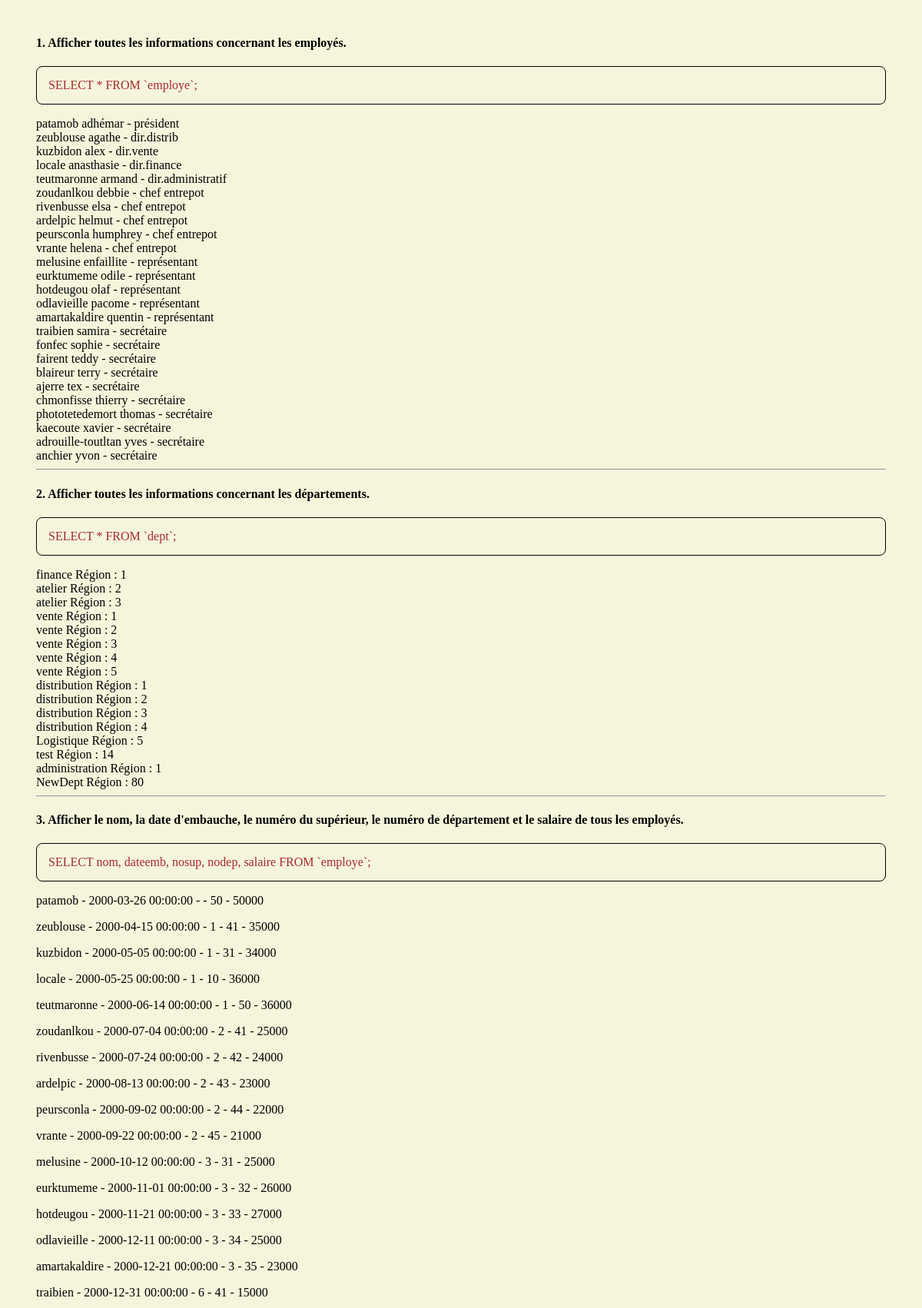
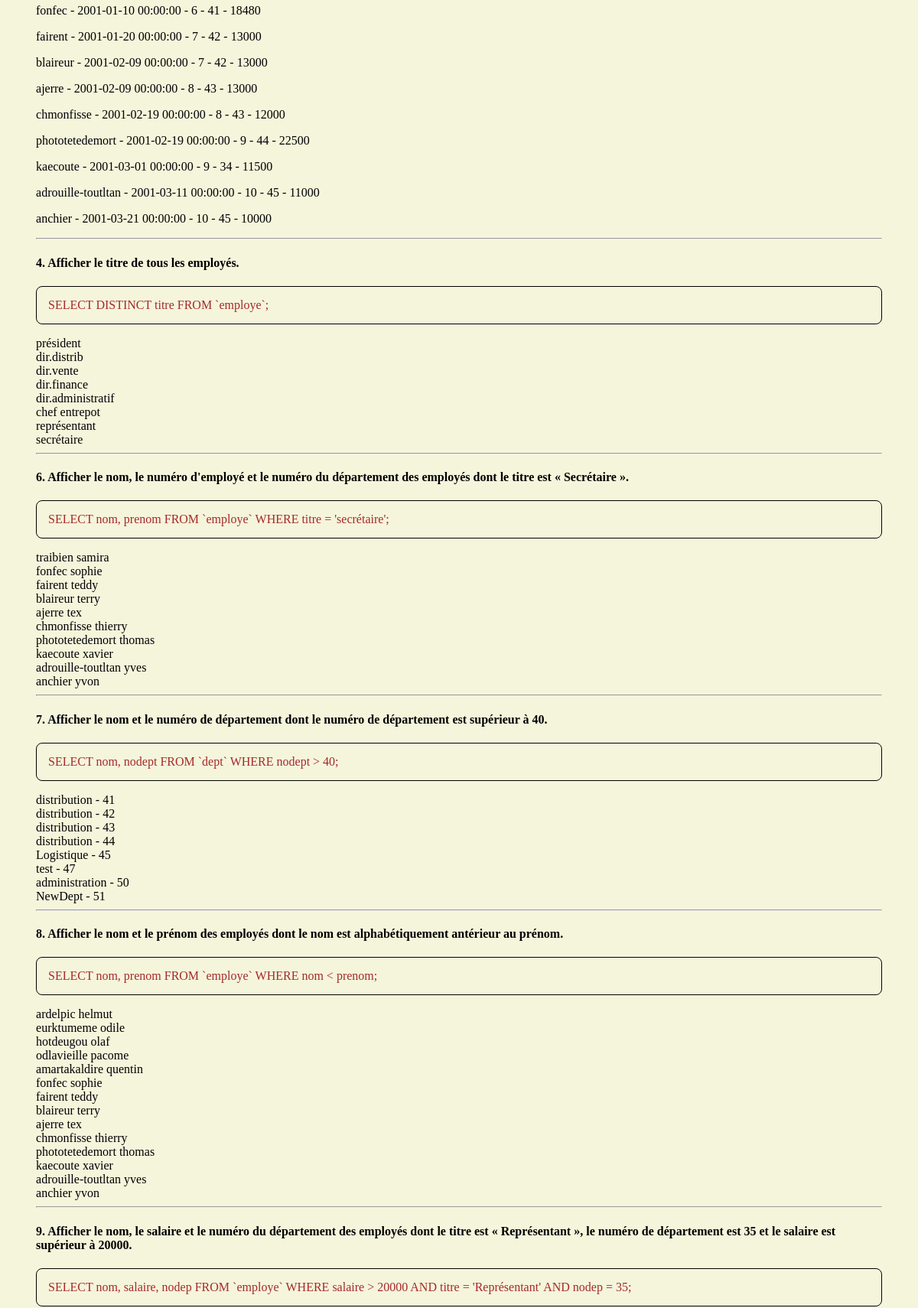
The page /sql/phase1.php (upper part) on the database its author committed (2 pictures, top to bottom).
### tables this page shows
CREATE TABLE `employe` (
  `noemp` int(11) NOT NULL,
  `nom` varchar(50) NOT NULL,
  `prenom` varchar(50) NOT NULL,
  `dateemb` datetime NOT NULL,
  `nosup` varchar(50) DEFAULT NULL,
  `titre` varchar(50) NOT NULL,
  `nodep` varchar(50) NOT NULL,
  `salaire` decimal(18,0) NOT NULL,
  `tauxcom` decimal(18,0) DEFAULT NULL
);

CREATE TABLE `dept` (
  `nodept` varchar(50) NOT NULL,
  `nom` varchar(50) NOT NULL,
  `noregion` varchar(50) NOT NULL
);

### sql/phase1.php (the view, shortened to what this page needs)
<?php require_once __DIR__.'/assets/php/connect.php'; ?>
<!DOCTYPE html>
<html lang="fr">
<head>
    <link rel="stylesheet" href="assets/css/style.css">
</head>
<body>
    <?php
    function employe($where) {
        global $mysqlClient;
        $sqlQueryy = "SELECT * FROM `employe` $where";
        $employeStatement = $mysqlClient->prepare($sqlQueryy);
        $employeStatement->execute();
        $employeList = $employeStatement->fetchAll();
        return $employeList;
    }
    echo '<h4>1. Afficher toutes les informations concernant les employés. </h4>';
    echo '<p class="sql"> SELECT * FROM `employe`; </p>';
    $sqlQueryy = "SELECT * FROM `employe`";
    $employeStatement = $mysqlClient->prepare($sqlQueryy);
    $employeStatement->execute();
    $employeList = $employeStatement->fetchAll();
    foreach ($employeList as $employe) {
        echo $employe["nom"] . ' ' . $employe['prenom'] . ' - ' . $employe['titre'] . '</br>';
    }
    echo '<hr> <h4>2. Afficher toutes les informations concernant les départements.</h4>';
    echo '<p class="sql">SELECT * FROM `dept`;</p>';
    $sqlQueryy = "SELECT * FROM `dept`";
    $deptStatement = $mysqlClient->prepare($sqlQueryy);
    $deptStatement->execute();
    $deptList = $deptStatement->fetchAll();
    foreach ($deptList as $dept) {
        echo $dept["nom"] . ' Région : ' . $dept['noregion'] . '</br>';
    }
    echo '<hr> <h4>3. Afficher le nom, la date d\'embauche, le numéro du supérieur, le numéro de département et le salaire de tous les employés. </h4>';
    echo '<p class="sql">SELECT nom, dateemb, nosup, nodep, salaire FROM `employe`;</p>';
    $sqlQueryy = "SELECT nom, dateemb, nosup, nodep, salaire FROM `employe`";
    $deptdeuxStatement = $mysqlClient->prepare($sqlQueryy);
    $deptdeuxStatement->execute();
    $deptListdeux = $deptdeuxStatement->fetchAll();
    foreach ($deptListdeux as $deptLd) {
        echo '<p>' . $deptLd['nom'] . ' - ' . $deptLd["dateemb"] . ' - ' . $deptLd['nosup'] . ' - ' . $deptLd['nodep'] . ' - ' . $deptLd['salaire'] ;
    }
    echo '<hr><h4>4. Afficher le titre de tous les employés.</h4>';
    echo '<p class="sql">SELECT DISTINCT titre FROM `employe`;</p>';
    $sqlQueryy = "SELECT DISTINCT titre FROM `employe`";
    $titreempStatement = $mysqlClient->prepare($sqlQueryy);
    $titreempStatement->execute();
    $titreemp = $titreempStatement->fetchAll();
    foreach ($titreemp as $tem) {
        echo $tem['titre'] . '</br>';
    }
    echo '<hr><h4>6. Afficher le nom, le numéro d\'employé et le numéro du
    département des employés dont le titre est « Secrétaire ».</h4>';
    echo '<p class="sql">SELECT nom, prenom FROM `employe` WHERE titre = \'secrétaire\';</p>';
    $secretaire = employe("WHERE titre = 'secrétaire'");
    foreach ($secretaire as $scr) {
        echo $scr['nom'] . ' ' . $scr['prenom'] . '</br>';
    }
    echo '<hr> <h4>7. Afficher le nom et le numéro de département dont le numéro de
    département est supérieur à 40. </h4>';
    echo '<p class="sql">SELECT nom, nodept FROM `dept` WHERE nodept > 40;</p>';
    $sqlQueryy = "SELECT * FROM `dept` WHERE nodept > 40";
    $dept40Statement = $mysqlClient->prepare($sqlQueryy);
    $dept40Statement->execute();
    $dept40 = $dept40Statement->fetchAll();
    foreach ($dept40 as $de) {
        echo $de['nom'] . ' - ' . $de['nodept'] . '</br>';
    }
    echo '<hr><h4>8. Afficher le nom et le prénom des employés dont le nom est
    alphabétiquement antérieur au prénom. </h4>';
    echo '<p class="sql">SELECT nom, prenom FROM `employe` WHERE nom < prenom;</p>';
    $empAlpha = employe('WHERE nom < prenom');
    foreach ($empAlpha as $emp) {
        echo $emp['nom'] . ' ' . $emp['prenom'] . '</br>';
    }
    echo '<hr><h4> 9. Afficher le nom, le salaire et le numéro du département des employés
     dont le titre est « Représentant », le numéro de département est 35 et
     le salaire est supérieur à 20000.</h4>';
    echo '<p class="sql">SELECT nom, salaire, nodep FROM `employe` WHERE salaire > 20000 AND titre = \'Représentant\' AND nodep = 35;</p>';
    ?>
</body>
</html>

### sql/assets/css/style.css (style rules this page uses)
html, body { margin: 2%; padding: 0; top: 0; background-color: beige; }
.sql { color: brown; border: 1px solid black; padding: 15px; border-radius: 8px; }

### rows shown on the page
employe: nom "patamob", prenom "adhémar", titre "président", dateemb "2000-03-26 00:00:00", nodep "50", salaire "50000"
employe: nom "zeublouse", prenom "agathe", titre "dir.distrib", dateemb "2000-04-15 00:00:00", nosup "1", nodep "41", salaire "35000"
employe: nom "kuzbidon", prenom "alex", titre "dir.vente", dateemb "2000-05-05 00:00:00", nosup "1", nodep "31", salaire "34000"
employe: nom "locale", prenom "anasthasie", titre "dir.finance", dateemb "2000-05-25 00:00:00", nosup "1", nodep "10", salaire "36000"
employe: nom "teutmaronne", prenom "armand", titre "dir.administratif", dateemb "2000-06-14 00:00:00", nosup "1", nodep "50", salaire "36000"
employe: nom "zoudanlkou", prenom "debbie", titre "chef entrepot", dateemb "2000-07-04 00:00:00", nosup "2", nodep "41", salaire "25000"
employe: nom "rivenbusse", prenom "elsa", titre "chef entrepot", dateemb "2000-07-24 00:00:00", nosup "2", nodep "42", salaire "24000"
employe: nom "ardelpic", prenom "helmut", titre "chef entrepot", dateemb "2000-08-13 00:00:00", nosup "2", nodep "43", salaire "23000"
employe: nom "peursconla", prenom "humphrey", titre "chef entrepot", dateemb "2000-09-02 00:00:00", nosup "2", nodep "44", salaire "22000"
employe: nom "vrante", prenom "helena", titre "chef entrepot", dateemb "2000-09-22 00:00:00", nosup "2", nodep "45", salaire "21000"
employe: nom "melusine", prenom "enfaillite", titre "représentant", dateemb "2000-10-12 00:00:00", nosup "3", nodep "31", salaire "25000"
employe: nom "eurktumeme", prenom "odile", titre "représentant", dateemb "2000-11-01 00:00:00", nosup "3", nodep "32", salaire "26000"
employe: nom "hotdeugou", prenom "olaf", titre "représentant", dateemb "2000-11-21 00:00:00", nosup "3", nodep "33", salaire "27000"
employe: nom "odlavieille", prenom "pacome", titre "représentant", dateemb "2000-12-11 00:00:00", nosup "3", nodep "34", salaire "25000"
employe: nom "amartakaldire", prenom "quentin", titre "représentant", dateemb "2000-12-21 00:00:00", nosup "3", nodep "35", salaire "23000"
employe: nom "traibien", prenom "samira", titre "secrétaire", dateemb "2000-12-31 00:00:00", nosup "6", nodep "41", salaire "15000"
employe: nom "fonfec", prenom "sophie", titre "secrétaire", dateemb "2001-01-10 00:00:00", nosup "6", nodep "41", salaire "18480"
employe: nom "fairent", prenom "teddy", titre "secrétaire", dateemb "2001-01-20 00:00:00", nosup "7", nodep "42", salaire "13000"
employe: nom "blaireur", prenom "terry", titre "secrétaire", dateemb "2001-02-09 00:00:00", nosup "7", nodep "42", salaire "13000"
employe: nom "ajerre", prenom "tex", titre "secrétaire", dateemb "2001-02-09 00:00:00", nosup "8", nodep "43", salaire "13000"
employe: nom "chmonfisse", prenom "thierry", titre "secrétaire", dateemb "2001-02-19 00:00:00", nosup "8", nodep "43", salaire "12000"
employe: nom "phototetedemort", prenom "thomas", titre "secrétaire", dateemb "2001-02-19 00:00:00", nosup "9", nodep "44", salaire "22500"
employe: nom "kaecoute", prenom "xavier", titre "secrétaire", dateemb "2001-03-01 00:00:00", nosup "9", nodep "34", salaire "11500"
employe: nom "adrouille-toutltan", prenom "yves", titre "secrétaire", dateemb "2001-03-11 00:00:00", nosup "10", nodep "45", salaire "11000"
employe: nom "anchier", prenom "yvon", titre "secrétaire", dateemb "2001-03-21 00:00:00", nosup "10", nodep "45", salaire "10000"
dept: nom "finance", noregion "1"
dept: nom "atelier", noregion "2"
dept: nom "atelier", noregion "3"
dept: nom "vente", noregion "1"
dept: nom "vente", noregion "2"
dept: nom "vente", noregion "3"
dept: nom "vente", noregion "4"
dept: nom "vente", noregion "5"
dept: nom "distribution", noregion "1", nodept "41"
dept: nom "distribution", noregion "2", nodept "42"
dept: nom "distribution", noregion "3", nodept "43"
dept: nom "distribution", noregion "4", nodept "44"
dept: nom "Logistique", noregion "5", nodept "45"
dept: nom "test", noregion "14", nodept "47"
dept: nom "administration", noregion "1", nodept "50"
dept: nom "NewDept", noregion "80", nodept "51"

### other values the page prints
$tem['titre'] "président"
$tem['titre'] "dir.distrib"
$tem['titre'] "dir.vente"
$tem['titre'] "dir.finance"
$tem['titre'] "dir.administratif"
$tem['titre'] "chef entrepot"
$tem['titre'] "représentant"
$tem['titre'] "secrétaire"
